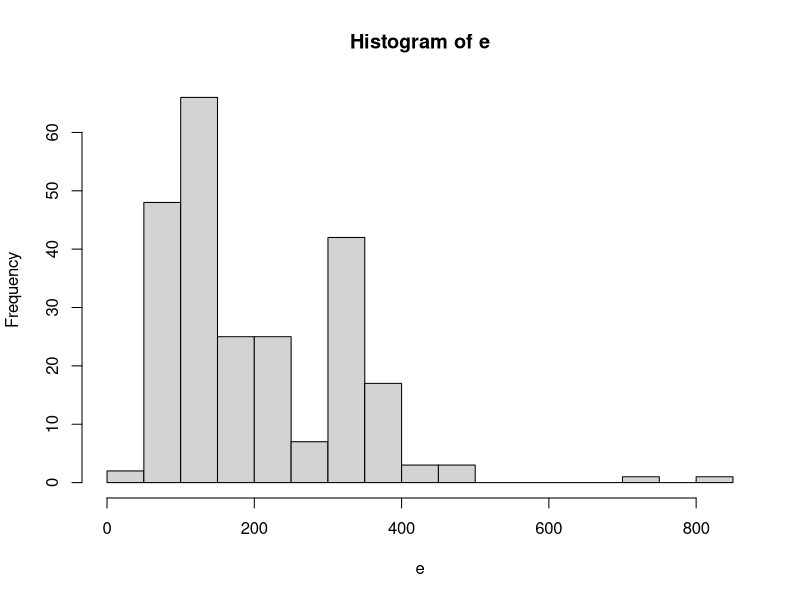
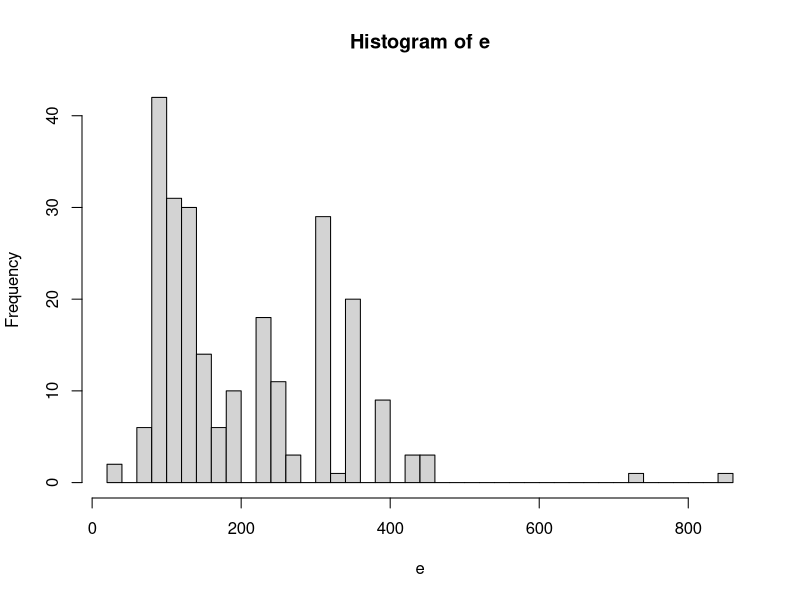
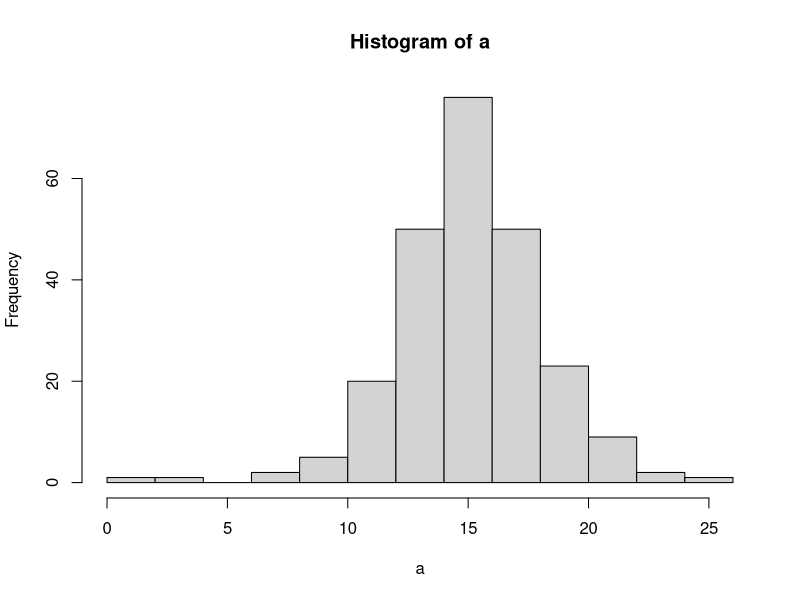
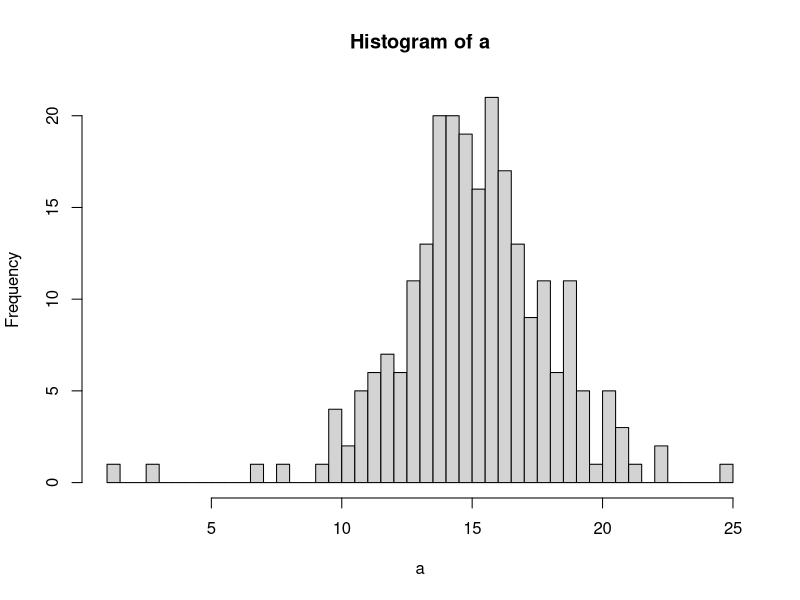
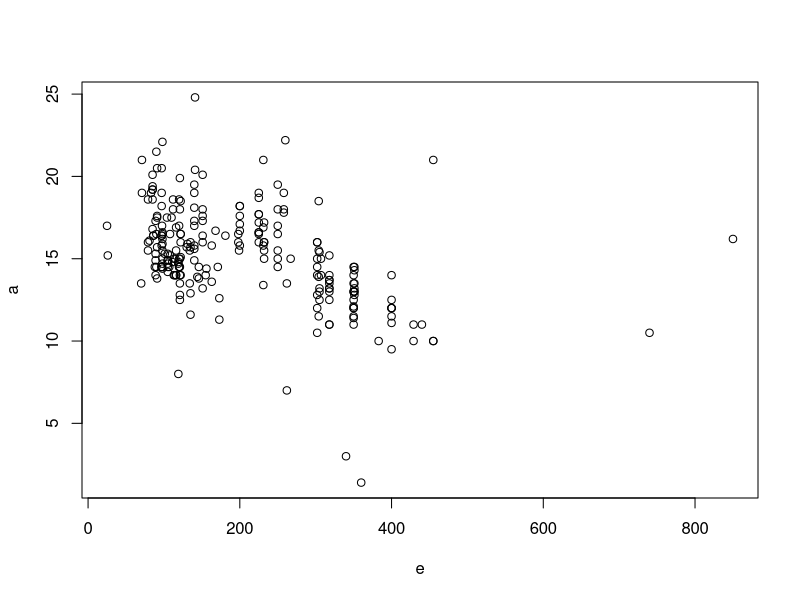
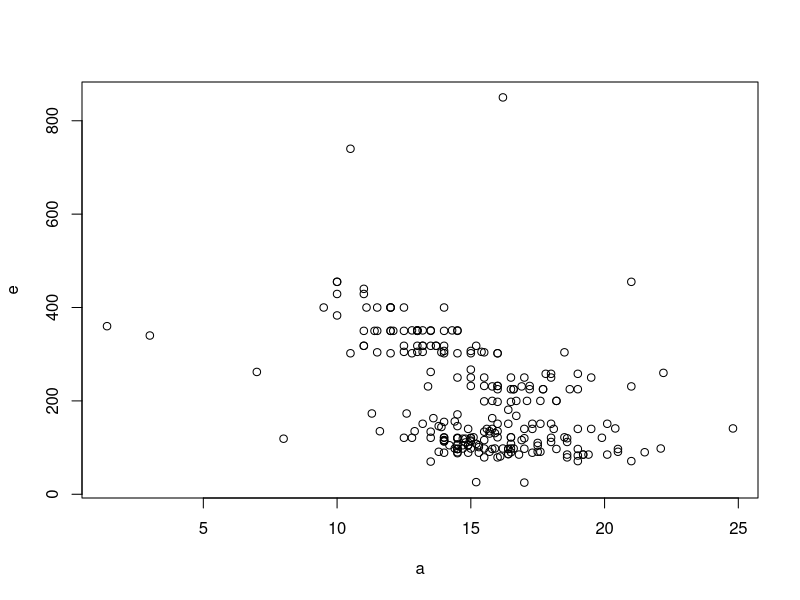
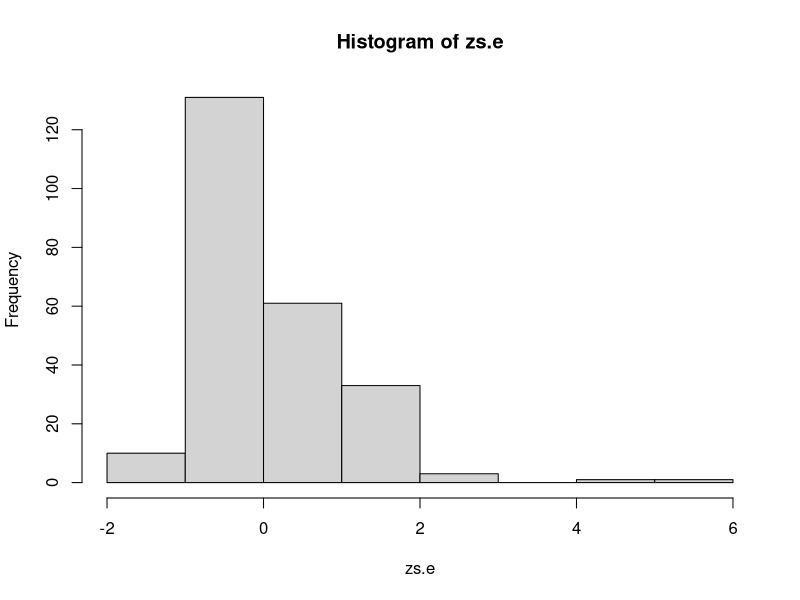
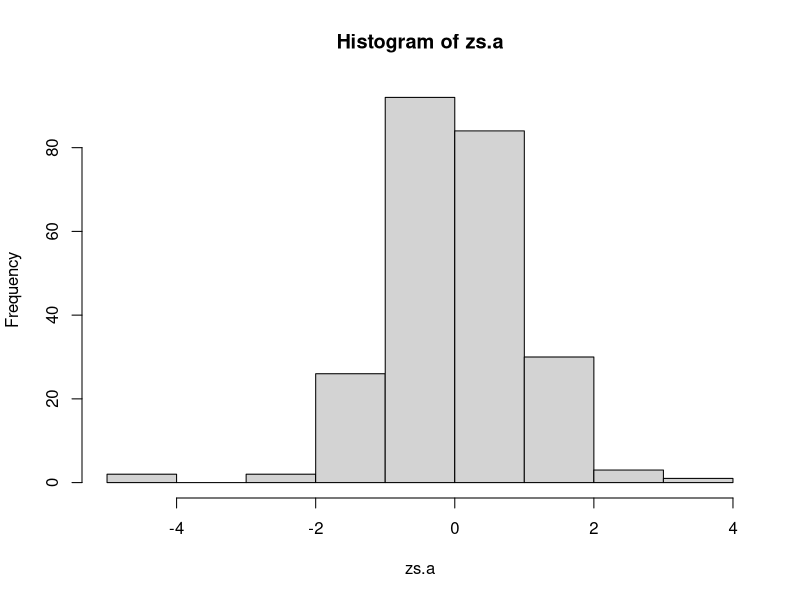

Recreate these plots in R, in order.
d <- read.csv(file="cars 1.csv", header=TRUE, sep=",")
d

#change the names
e <- d$engine.displacement
a <- d$acceleration

#1. Identifying possible outliers

#draw histograms
hist(e, breaks=15)
hist(e, breaks=50)
hist(a, breaks=15)
hist(a, breaks=50)

#draw a scatter plots
plot(e,a)
plot(a,e)


#2. Verifying possible outliers

#Z-score standardization  
zs.e <- (e-mean(e))/sd(e)
zs.e
#histogram after standardization
hist(zs.e)
#determine points whose values after standardization are less than -3 or greater than 3
zs.e.outliers <- e[(zs.e < (-3)) | (zs.e > 3)]
zs.e.outliers

zs.a <- (a-mean(a))/sd(a)
zs.a
#histogram after standardization
hist(zs.a)
#determine points whose values after standardization are less than -3 or greater than 3
zs.a.outliers <- a[(zs.a < (-3)) | (zs.a > 3)]
zs.a.outliers


#caclulate quartiles and outliers using the IQR method
iqr.e.outliers <- e[(e < quantile(e,0.25) - 1.5*IQR(e)) | (e > quantile(e,0.75) + 1.5*IQR(e))]
iqr.e.outliers

iqr.a.outliers <- a[(a < quantile(a,0.25) - 1.5*IQR(a)) | (a > quantile(a,0.75) + 1.5*IQR(a))]
iqr.a.outliers

#4. Checking mean and sd after removing outliers

mean( e )
median( e )
mean( a )
median( a )

e_without_outliers = e[-which(e %in% c('740','850') )]
a_without_outliers = a[-which(a %in% c('3','1.4','24.8','7','8') )]
mean( e_without_outliers )
median( e_without_outliers )
mean( a_without_outliers )
median( a_without_outliers )
